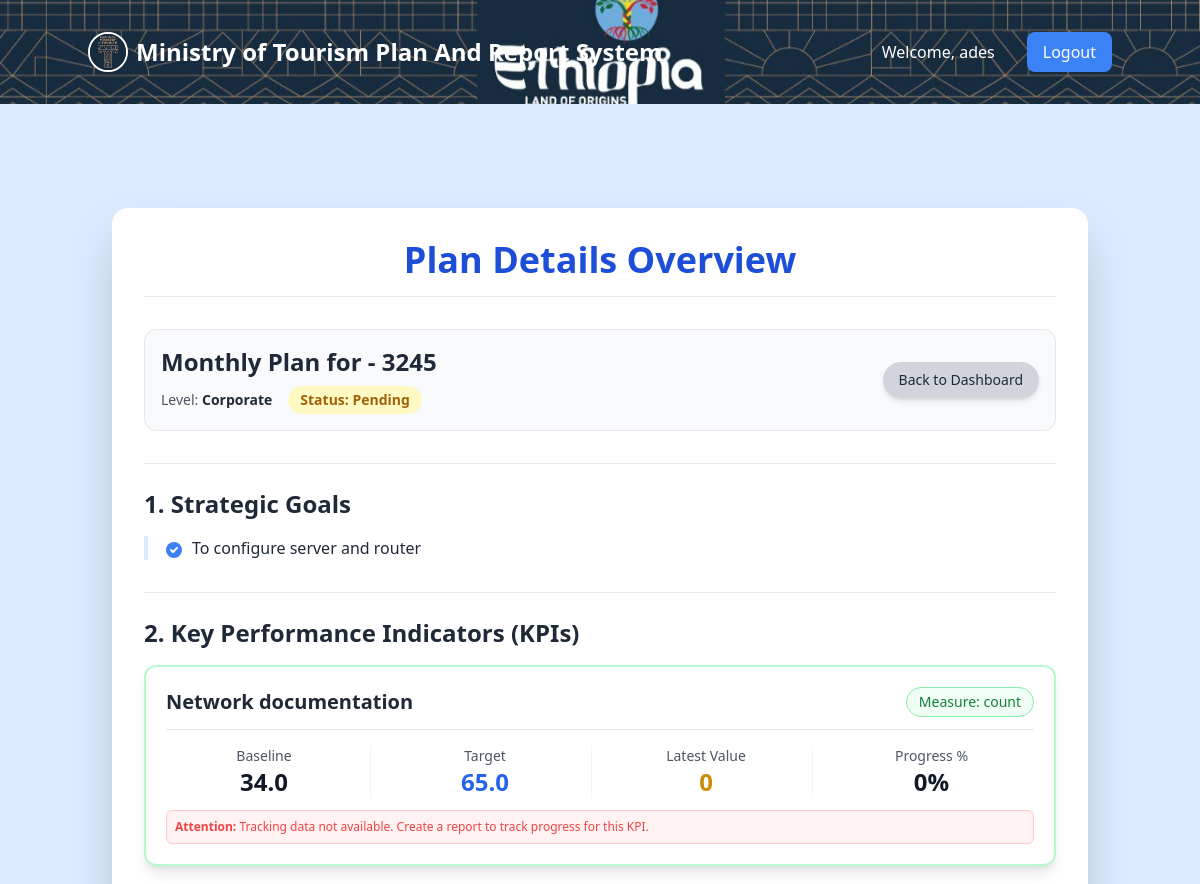
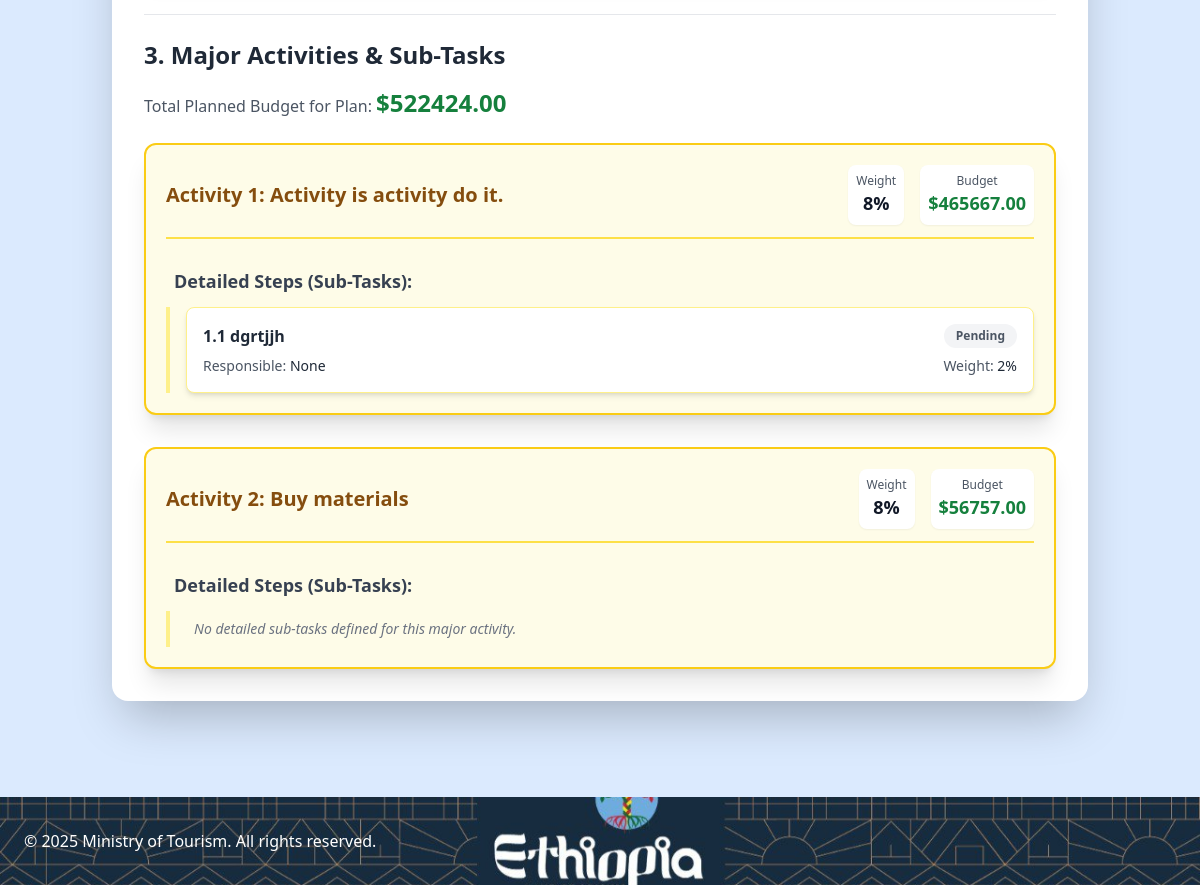
Page /plans/30/ (signed in) on the committed database (2 pictures, top to bottom).
### accounts/models.py (models this page shows, shortened)
class User(AbstractUser):
    ROLE_CHOICES = (
        ('CORPORATE', 'Corporate'),
        ('STRATEGIC-TEAM', 'Strategic-Team'),
        ('MD', 'MD'),
        ('DEPARTMENT', 'Department'),
        ('DESK', 'Desk'),
        ('INDIVIDUAL', 'Individual'),
    )
    role = models.CharField(max_length=20, choices=ROLE_CHOICES, default='INDIVIDUAL')
    department = models.CharField(max_length=100, blank=True, null=True, help_text="Department of the user (e.g., Marketing, IT)")

### plans/models.py (models this page shows, shortened)
class Plan(models.Model):
    LEVEL_CHOICES = [
        ("individual", "Individual"),
        ("desk", "Desk"),
        ("department", "Department"),
        ("md", "MD"),
        ("corporate", "Corporate"),
        ("strategic-team", "Strategic Team")
    ]
    PLAN_TYPE_CHOICES = [
        ("weekly", "Weekly"),
        ("monthly", "Monthly"),
        ("quarterly", "Quarterly"),
        ("yearly", "Yearly"),
    ]
    user = models.ForeignKey(settings.AUTH_USER_MODEL, on_delete=models.CASCADE)
    level = models.CharField(max_length=20, choices=LEVEL_CHOICES)
    plan_type = models.CharField(max_length=20, choices=PLAN_TYPE_CHOICES)
    year = models.PositiveIntegerField()
    week_number = models.PositiveSmallIntegerField(
        choices=[(i, f"Week {i}") for i in range(1, 53)],
        null=True, blank=True
    )
    MONTH_CHOICES = [
        (1, "July"), (2, "August"), (3, "September"), (4, "October"),
        (5, "November"), (6, "December"), (7, "January"), (8, "February"),
        (9, "March"), (10, "April"), (11, "May"), (12, "June")
    ]
    month = models.PositiveSmallIntegerField(choices=MONTH_CHOICES, null=True, blank=True)
    quarter_number = models.PositiveSmallIntegerField(
        choices=[(i, f"Quarter {i}") for i in range(1, 5)],
        null=True, blank=True
    )
    status = models.CharField(
        max_length=20,
        choices=[("PENDING", "Pending"), ("APPROVED", "Approved"), ("REJECTED", "Rejected")],
        default="PENDING"
    )
    review_comments = models.TextField(blank=True, null=True)
    created_at = models.DateTimeField(auto_now_add=True)
    @property
    def total_budget(self):
        result = self.major_activities.aggregate(total_budget=Sum("budget"))
        return result["total_budget"] or 0.00

class StrategicGoal(models.Model):
    plan = models.ForeignKey(Plan, on_delete=models.CASCADE, related_name="goals", null=True, blank=True)
    title = models.CharField(max_length=255)

class KPI(models.Model):
    plan = models.ForeignKey(Plan, on_delete=models.CASCADE, related_name="kpis", null=True, blank=True)
    name = models.CharField(max_length=255)
    measurement = models.CharField(max_length=255, null=True, blank=True)
    baseline = models.FloatField()
    target = models.FloatField()
    target_q1 = models.FloatField(default=0.0)
    target_q2 = models.FloatField(default=0.0)
    target_q3 = models.FloatField(default=0.0)
    target_q4 = models.FloatField(default=0.0)

class MajorActivity(models.Model):
    plan = models.ForeignKey(
        Plan,
        on_delete=models.CASCADE,
        related_name="major_activities",
        null=True,
        blank=True
    )
    major_activity = models.CharField(max_length=255)
    weight = models.DecimalField(max_digits=5, decimal_places=2)
    budget = models.DecimalField(
    max_digits=10,
    decimal_places=2,
    default=0.00,
    help_text="Allocated budget for this Major Activity."
)
    responsible_person = models.ForeignKey(
        settings.AUTH_USER_MODEL,
        on_delete=models.SET_NULL,
        null=True,
        blank=True
    )

class DetailActivity(models.Model):
    major_activity = models.ForeignKey(
        MajorActivity,
        on_delete=models.CASCADE,
        related_name="detail_activities"
    )
    detail_activity = models.TextField()
    weight = models.DecimalField(max_digits=5, decimal_places=2)
    responsible_person = models.ForeignKey(
        settings.AUTH_USER_MODEL,
        on_delete=models.SET_NULL,
        null=True,
        blank=True
    )
    status = models.CharField(
        max_length=20,
        choices=[
            ("PENDING", "Pending"),
            ("IN_PROGRESS", "In Progress"),
            ("COMPLETED", "Completed")
        ],
        default="PENDING"
    )
    class Meta:
        ordering = ["major_activity", "weight"]
        verbose_name_plural = "Detail Activities"

### plans/views.py (the view)
# urls.py: path('plans/<int:plan_id>/', views.view_plan, name='view_plan'),
@login_required
def view_plan(request, plan_id):
    plan = get_object_or_404(
        Plan.objects.prefetch_related(
            'goals',
            'kpis',
            'major_activities__detail_activities' # Ensure activities are fetched
        ),
        id=plan_id
    )
    user_role = request.user.role.lower()
    can_view = False
    if user_role == 'corporate' or (plan.user == request.user) or \
        (user_role == 'department' and plan.user.department == request.user.department):
        can_view = True
    if not can_view:
        raise Http404("You do not have permission to view this plan.")
    goals = plan.goals.all()
    kpis = plan.kpis.all()
    major_activities = plan.major_activities.all()
    context = {
        'plan': plan,
        'goals': plan.goals.all(),
        'kpis': plan.kpis.all(),
        'major_activities': plan.major_activities.all(),
    }
    return render(request, 'plans/view_plan.html', context)

### plans/templates/plans/view_plan.html (shortened to what this page needs)
{% extends "plans/base.html" %}
{% block content %}
<div class="bg-white p-6 sm:p-8 rounded-2xl shadow-2xl max-w-5xl mx-auto mt-8 lg:mt-12 mb-10">
    <h1 class="text-3xl sm:text-4xl font-extrabold text-center text-blue-700 mb-8 border-b pb-4">
        Plan Details Overview
    </h1>
    <div class="mb-8 p-4 border border-gray-200 rounded-xl bg-gray-50">
        <div class="flex flex-col md:flex-row justify-between items-start md:items-center gap-4">
            <div class="flex-1">
                <h2 class="text-2xl font-bold text-gray-800 mb-1">
                    {{ plan.plan_type|capfirst }} Plan
                    for
                    {% if plan.plan_type == 'yearly' %}
                    {{ plan.year }}
                    {% elif plan.plan_type == 'quarterly' %}
                    Q{{ plan.quarter_number }} - {{ plan.year }}
                    {% elif plan.plan_type == 'monthly' %}
                    {{ plan.month|date:"F" }} - {{ plan.year }}
                    {% elif plan.plan_type == 'weekly' %}
                    Week {{ plan.week_number }} - {{ plan.month|date:"F" }} - {{ plan.year }}
                    {% endif %}
                </h2>
                <div class="flex items-center space-x-4 text-sm mt-2">
                    <p class="text-gray-600 font-medium">Level: <span class="font-semibold text-gray-800">{{plan.level|capfirst }}</span></p>
                    <p class="font-bold text-sm px-3 py-1 rounded-full
                        {% if plan.status == 'APPROVED' %}bg-green-100 text-green-700
                        {% elif plan.status == 'REJECTED' %}bg-red-100 text-red-700
                        {% else %}bg-yellow-100 text-yellow-700
                        {% endif %}">
                        Status: {{ plan.get_status_display }}
                    </p>
                </div>
            </div>
            <div class="flex space-x-3 mt-3 md:mt-0">
                <a href="{% url 'dashboard' %}"
                    class="bg-gray-300 text-gray-800 font-medium py-2 px-4 rounded-full hover:bg-gray-400 transition-colors shadow-md text-sm">
                    Back to Dashboard
                </a>
            </div>
        </div>
    </div>
    <hr class="my-6">
    <h3 class="text-2xl font-bold text-gray-800 mt-6 mb-4">1. Strategic Goals</h3>
    <ul class="list-none space-y-3 mb-8 pl-4 border-l-4 border-blue-100">
        {% for goal in goals %}
        <li class="text-gray-700 flex items-start">
            <span class="font-medium text-gray-800">{{ goal.title }}</span>
        </li>
        {% empty %}
        <li class="text-gray-500 italic">No strategic goals defined.</li>
        {% endfor %}
    </ul>
    <hr class="my-6">
    <h3 class="text-2xl font-bold text-gray-800 mt-6 mb-4">2. Key Performance Indicators (KPIs)</h3>
    <div class="space-y-6 mb-8">
        {% for kpi in kpis %}
        <div class="border-2 border-green-200 p-5 rounded-xl bg-white shadow-lg">
            <div class="flex flex-col sm:flex-row justify-between items-start sm:items-center mb-4 border-b pb-3">
                <p class="font-bold text-xl text-gray-800">{{ kpi.name }}</p>
                <p
                    class="text-sm font-medium border border-green-300 bg-green-50 text-green-700 px-3 py-1 rounded-full mt-2 sm:mt-0">
                    Measure: {{ kpi.measurement|default:"N/A" }}
                </p>
            </div>
            <div class="grid grid-cols-2 md:grid-cols-4 gap-4 text-center">
                <div class="border-r border-gray-100 pr-2">
                    <span class="font-medium text-gray-600 block text-sm">Baseline</span>
                    <span class="text-gray-900 font-extrabold text-2xl">{{ kpi.baseline|default:"-" }}</span>
                </div>
                <div class="border-r border-gray-100 pr-2">
                    <span class="font-medium text-gray-600 block text-sm">Target</span>
                    <span class="text-blue-600 font-extrabold text-2xl">{{ kpi.target|default:"-" }}</span>
                </div>
                <div class="border-r border-gray-100 pr-2">
                    <span class="font-medium text-gray-600 block text-sm">Latest Value</span>
                    <span class="text-yellow-600 font-extrabold text-2xl">{{ kpi.latest_report.value|default:"0"}}</span>
                </div>
                 <div>
                    <span class="font-medium text-gray-600 block text-sm">Progress %</span>
                    <span class="text-gray-900 font-extrabold text-2xl">{{kpi.progress_percentage|floatformat:0|default:"0" }}%</span>
                </div>
            </div>
            {% if not kpi.latest_report %}
            <p class="text-red-500 text-xs mt-3 bg-red-50 p-2 rounded-md border border-red-200">
                <span class="font-bold">Attention:</span> Tracking data not available. Create a report to track progress
                for this KPI.
            </p>
            {% endif %}
        </div>
        {% empty %}
        <p class="text-gray-500 italic">No KPIs defined.</p>
        {% endfor %}
    </div>
    <hr class="my-6">
    <h3 class="text-2xl font-bold text-gray-800 mt-6 mb-4">3. Major Activities & Sub-Tasks</h3>
    <p class="text-gray-600 mb-6">Total Planned Budget for Plan: <span class="font-bold text-2xl text-green-700">${{ plan.total_budget|floatformat:2 }}</span></p>
    <div class="space-y-8">
        {% for major_activity in major_activities %}
        <div class="border-2 border-yellow-400 p-5 rounded-xl bg-yellow-50 shadow-xl transition-all duration-300">
            <div
                class="flex flex-col sm:flex-row justify-between items-start sm:items-center mb-4 pb-3 border-b-2 border-yellow-300">
                <h4 class="font-extrabold text-xl text-yellow-800">
                    Activity {{ forloop.counter }}: {{ major_activity.major_activity }}
                </h4>
                <div class="flex space-x-4 text-sm mt-3 sm:mt-0">
                    <div class="text-center bg-white p-2 rounded-lg shadow-sm">
                        <span class="font-medium text-gray-600 block text-xs">Weight</span>
                        <span class="text-gray-900 font-bold text-lg">{{ major_activity.weight|floatformat:0|default:"0"}}%</span>
                    </div>
                    <div class="text-center bg-white p-2 rounded-lg shadow-sm">
                        <span class="font-medium text-gray-600 block text-xs">Budget</span>
                        <span class="text-green-700 font-bold text-lg">${{ major_activity.budget|floatformat:2 }}</span>
                    </div>
                </div>
            </div>
            <div class="pt-3">
                <p class="text-lg font-semibold text-gray-700 mb-3 ml-2">Detailed Steps (Sub-Tasks):</p>
                <div class="space-y-4 pl-4 border-l-4 border-yellow-200">
                    {% for detail_activity in major_activity.detail_activities.all %}
                    <div
                        class="p-4 bg-white border border-yellow-200 rounded-lg shadow-md hover:shadow-lg transition-shadow duration-200">
                        <div class="flex justify-between items-start mb-2">
                            <p class="font-semibold text-gray-800 flex-1 pr-4">
                                {{ forloop.parentloop.counter }}.{{ forloop.counter }} {{detail_activity.detail_activity }}
                            </p>
                            <span class="text-xs font-bold px-3 py-1 rounded-full whitespace-nowrap
                                        {% if detail_activity.status == 'COMPLETED' %}bg-green-100 text-green-700
                                        {% elif detail_activity.status == 'IN_PROGRESS' %}bg-blue-100 text-blue-700
                                        {% else %}bg-gray-100 text-gray-600
                                        {% endif %}">
                                {{ detail_activity.get_status_display }}
                            </span>
                        </div>
                        <div class="flex justify-between items-center text-sm text-gray-600">
                        <p>Responsible: <span class="font-medium text-gray-800">{{ detail_activity.responsible_person }}</span></p>
                        <p>Weight: <span class="font-medium text-gray-800">{{ detail_activity.weight|floatformat:0 }}%</span></p>
                        </div>
                    </div>
                    {% empty %}
                    <p class="text-gray-500 text-sm italic p-2">No detailed sub-tasks defined for this major activity.
                    </p>
                    {% endfor %}
                </div>
            </div>
        </div>
        {% empty %}
        <p class="text-gray-500 italic">No major activities defined for this plan.</p>
        {% endfor %}
    </div>
</div>
{% endblock %}

### plans/templates/plans/base.html (shortened to what this page needs)
{% load static %}
<!DOCTYPE html>
<html lang="en">
<head>
    <script src="https://cdn.tailwindcss.com"></script>
</head>
<body class="bg-blue-100 min-h-screen font-sans antialiased">
<header class="py-8 px-6 mb-6 bg-cover bg-center bg-[url('{% static "plans/images/ministryoftourism.jpg" %}')]">
    <div class="container mx-auto">
        <div class="flex justify-between items-center">
            <div class="flex items-center">
                <img src="{% static 'plans/images/tourism logo.jpg' %}"
                     class="h-10 w-10 mr-2 object-cover rounded-full shadow-sm border-2 border-white">
                <h1 class="hidden md:block text-2xl font-bold text-white">
                    Ministry of Tourism Plan And Report System
                </h1>
            </div>
            <div class="hidden md:flex items-center gap-4">
                {% if user.is_authenticated %}
                <span class="text-white mr-4">Welcome, {{ user.username }}</span>
                <form action="{% url 'logout' %}" method="post" class="inline">
                    <button type="submit" class="bg-blue-500 text-white px-4 py-2 rounded-lg hover:bg-red-600">
                        Logout
                    </button>
                </form>
                {% else %}
                <a href="{% url 'login' %}" class="bg-blue-500 text-white px-4 py-2 rounded-lg hover:bg-blue-600">
                    Login
                </a>
                {% endif %}
            </div>
        </div>
    </div>
</header>
<main class="container mx-auto px-6 py-8">
    {% block content %}
    {% endblock %}
</main>
<footer class="mt-6 py-8 px-6 text-left text-white bg-cover bg-center bg-[url('{% static "plans/images/ministryoftourism.jpg" %}')]">
    &copy; 2025 Ministry of Tourism. All rights reserved.
</footer>
</body>
</html>

### rows in the picture
User: username "ades"
Plan: plan_type "Monthly", year "3245", level "Corporate", status "Pending", total_budget "522424.00"
StrategicGoal: title "To configure server and router"
KPI: name "Network documentation", measurement "count", baseline "34.0", target "65.0", latest_report.value "0", progress_percentage "0"
MajorActivity: major_activity "Activity is activity do it.", weight "8", budget "465667.00"
DetailActivity: detail_activity "dgrtjjh", status "Pending", responsible_person "None", weight "2"
MajorActivity: major_activity "Buy materials", weight "8", budget "56757.00"
